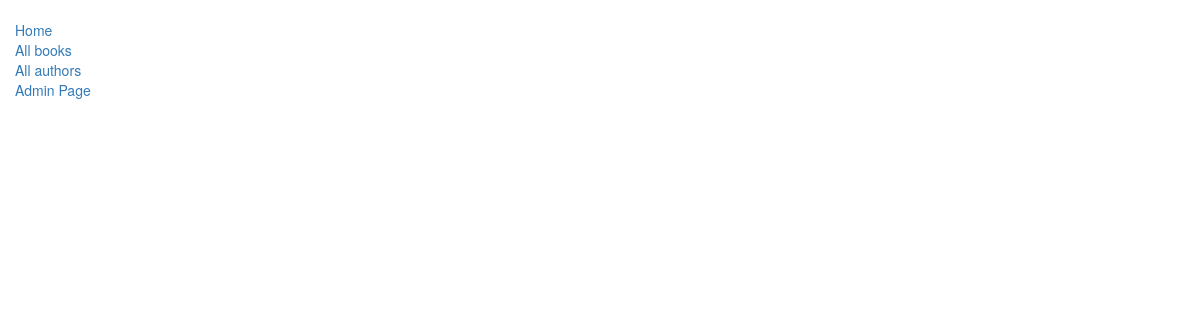
The app's page /catalog/authors/, older data.
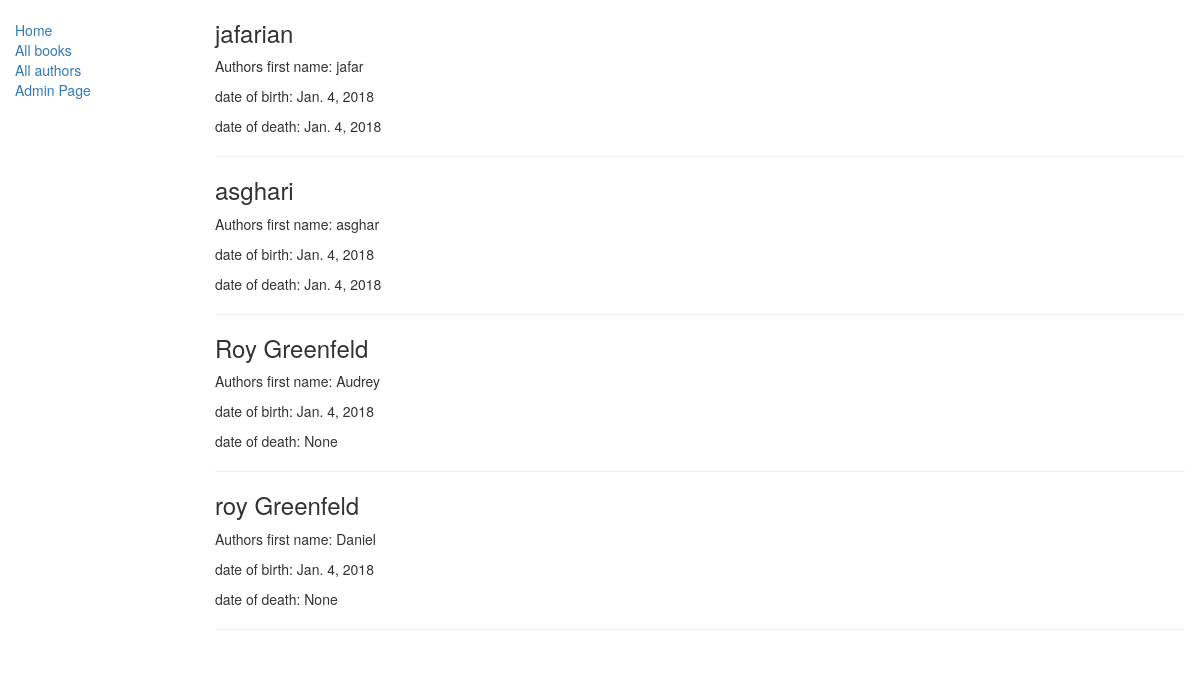
The same page, newer data.
### catalog/models.py (models this page shows, shortened)
class Author(models.Model):
    first_name = models.CharField(max_length=100)
    last_name = models.CharField(max_length=100)
    date_of_birth = models.DateField(null=True, blank=True)
    date_of_death = models.DateField('Died', null=True, blank=True)

### catalog/views.py (the view)
class AuthorListView(generic.ListView):
    model = models.Author
    template_name = 'catalog/author_list.html'

### catalog/templates/catalog/author_list.html
{% extends "catalog/base_generic.html" %}
{% block content %}
  {% for author in author_list%}
    <h3>{{ author.last_name }}</h3>
    <p> Authors first name: {{ author.first_name }}</p>
    <p> date of birth: {{ author.date_of_birth }}</p>
    <p> date of death: {{ author.date_of_death }} </p>
    <hr>
  {% endfor %}
{% endblock %}

### catalog/templates/catalog/base_generic.html (shortened to what this page needs)
<!DOCTYPE html>
<html lang="en">
<head>
  <link rel="stylesheet" href="https://maxcdn.bootstrapcdn.com/bootstrap/3.3.7/css/bootstrap.min.css">
  {% load static %}
  <link rel="stylesheet" href="{% static 'catalog/styles.css' %}">
</head>
<body>
  <div class="container-fluid">
    <div class="row">
      <div class="col-sm-2">
      {% block sidebar %}
      <ul class="sidebar-nav">
          <li><a href="{% url 'catalog:index' %}">Home</a></li>
          <li><a href="{% url 'catalog:books' %}">All books</a></li>
          <li><a href="{% url 'catalog:authors'%}">All authors</a></li>
          <li><a href="/admin/"> Admin Page </a></li>
      </ul>
     {% endblock %}
      </div>
      <div class="col-sm-10 ">
      {% block content %}{% endblock %}
      </div>
    </div>
  </div>
</body>
</html>

### catalog/static/catalog/styles.css (style rules this page uses)
.sidebar-nav { margin-top: 20px; padding: 0; list-style: none; }

Row changes from the older to the newer data that the page shows:
added Author: last_name "jafarian", first_name "jafar", date_of_birth "Jan. 4, 2018", date_of_death "Jan. 4, 2018"
added Author: last_name "asghari", first_name "asghar", date_of_birth "Jan. 4, 2018", date_of_death "Jan. 4, 2018"
added Author: last_name "Roy Greenfeld", first_name "Audrey", date_of_birth "Jan. 4, 2018", date_of_death "None"
added Author: last_name "roy Greenfeld", first_name "Daniel", date_of_birth "Jan. 4, 2018", date_of_death "None"
